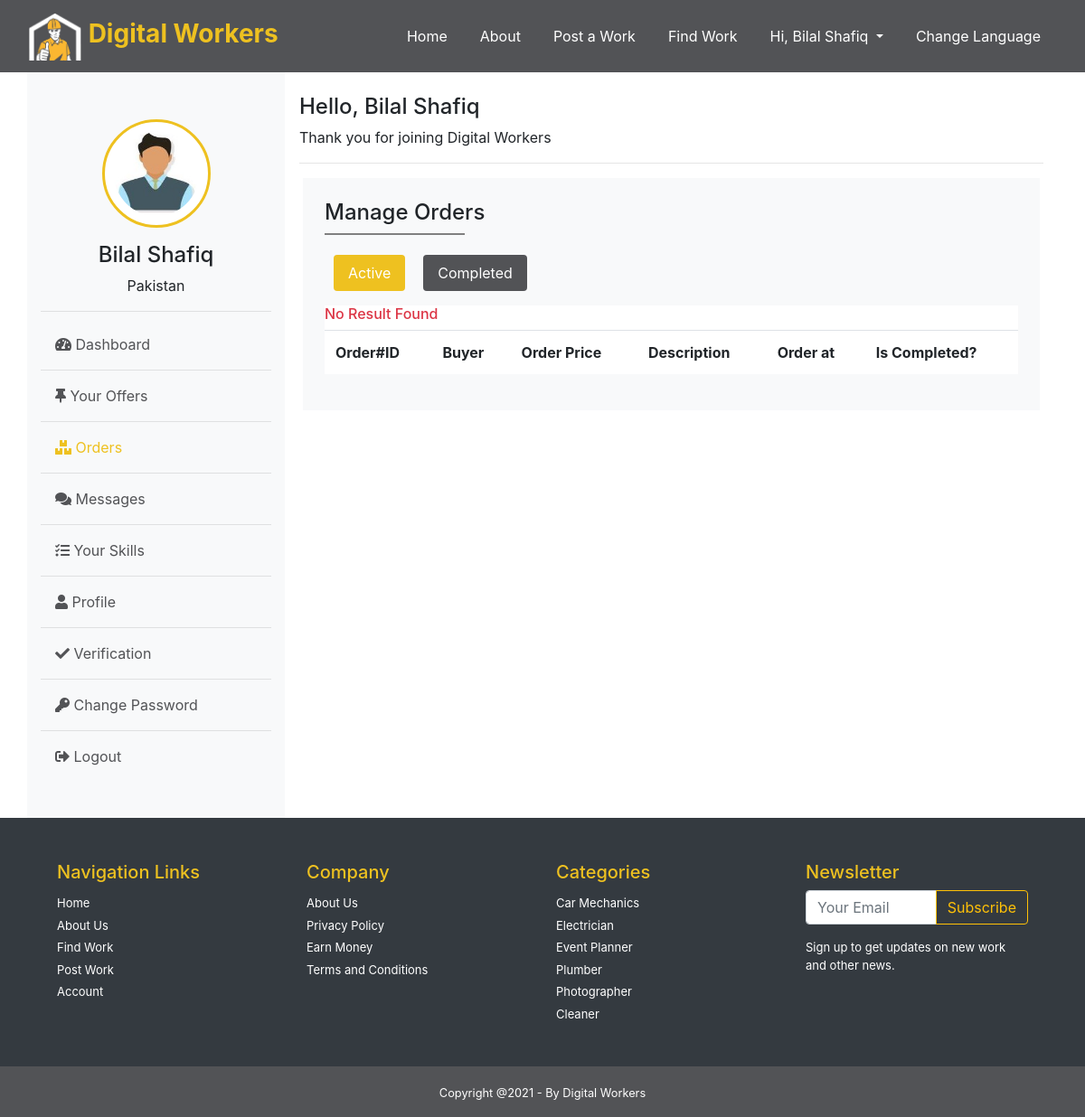
/worker/orders (signed in), run on an earlier commit of the app's database.
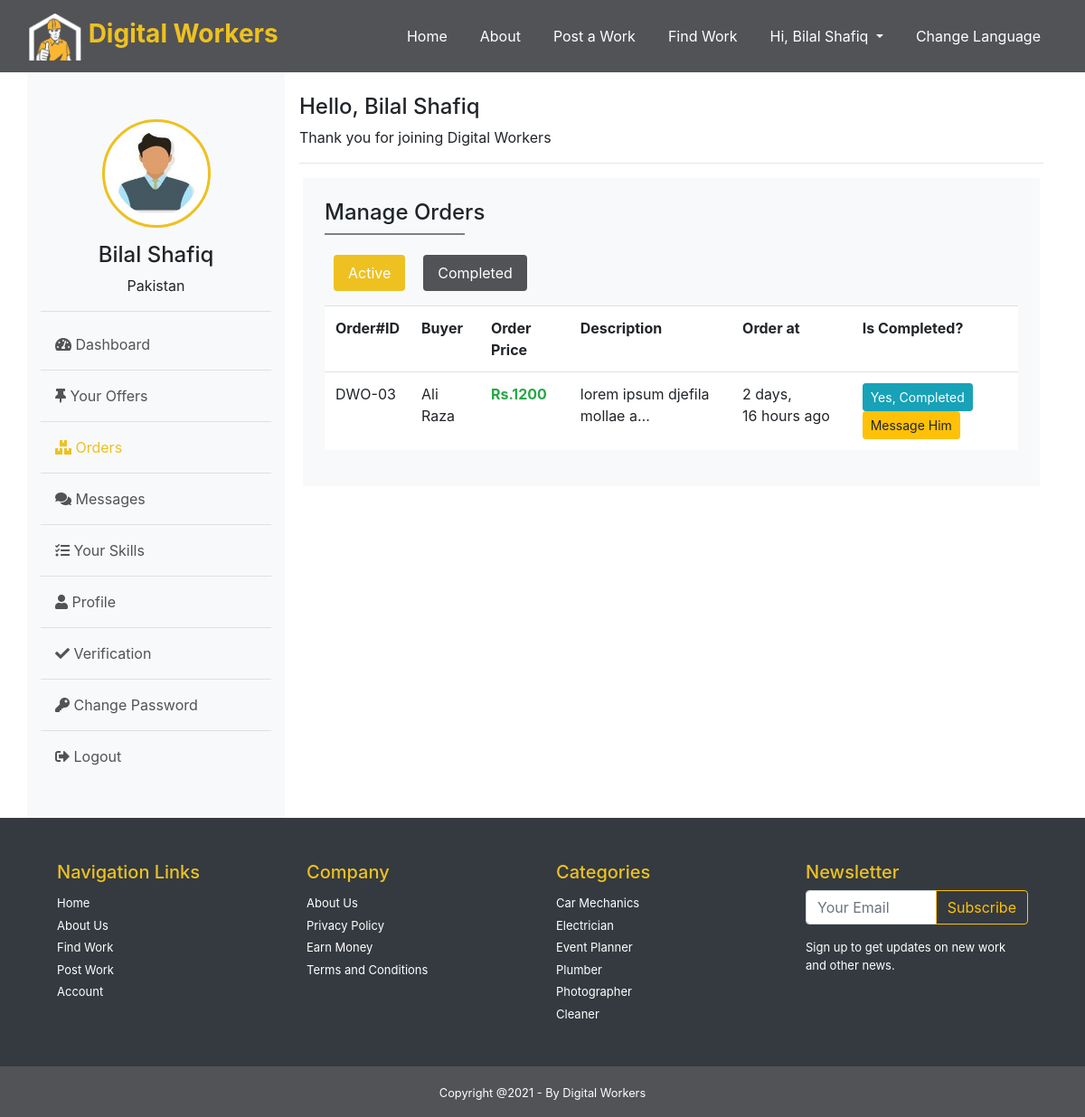
And on a later commit of the database.
### Worker/models.py (models this page shows, shortened)
class Order(models.Model):
    id = models.BigAutoField(primary_key=True)
    offer = models.ForeignKey(Offer, on_delete=models.CASCADE, null=True)
    order_by = models.ForeignKey(settings.AUTH_USER_MODEL, on_delete=models.CASCADE, null=True,related_name='order_by')
    order_to = models.ForeignKey(settings.AUTH_USER_MODEL, on_delete=models.CASCADE, null=True,related_name='order_to')
    ordered_at=models.DateTimeField(auto_now_add=True)
    status=models.CharField(max_length=60, null=True, default='active')

class Offer(models.Model):
    id = models.BigAutoField(primary_key=True)
    budget = models.IntegerField( null=True)
    due_date = models.DateTimeField( null=True)
    description = models.TextField( null=True)
    offer_by = models.ForeignKey(settings.AUTH_USER_MODEL, on_delete=models.CASCADE, null=True)
    work = models.ForeignKey(Work, on_delete=models.CASCADE, null=True)
    offer_at = models.DateTimeField(auto_now_add=True)
    offer_to = models.CharField(max_length=120, null=True)
    is_accepted=models.BooleanField( default=False)

### Home/models.py (models this page shows, shortened)
class User(AbstractBaseUser):
    id = models.BigAutoField(primary_key=True)
    name = models.CharField(max_length=30, blank=True)
    email = models.EmailField(max_length=60, unique=True, blank=False)
    date_joined =models.DateTimeField(auto_now_add=True)
    last_login =models.DateTimeField(auto_now=True,blank=True)
    is_admin = BooleanField(default=False)
    is_active = BooleanField(default=True)
    is_staff = BooleanField(default=False)
    is_superuser = BooleanField(default=False)
    role = models.CharField(max_length=30, default='User', blank=True)
    USERNAME_FIELD = 'email'
    REQUIRED_FIELDS= [ 'name','role']
    objects  = MyUserManager()

### Middlewares/auth_worker.py (the view)
    def middleware(request):
        if not request.user.is_authenticated:
            messages.error(request, 'You need to login as Worker!')
            return redirect('login')
        elif request.user.role != 'worker':
            messages.error(request, 'You need to login as Worker!')
            return redirect('login')
        response = get_response(request)
        return response

### Middlewares/auth_worker.py (called while the page is built)
def auth_middleware(get_response):
    def middleware(request):
        if not request.user.is_authenticated:
            messages.error(request, 'You need to login as Worker!')
            return redirect('login')
        elif request.user.role != 'worker':
            messages.error(request, 'You need to login as Worker!')
            return redirect('login')
        response = get_response(request)
        return response
    return middleware

### Worker/views.py (called while the page is built)
@auth_middleware
def orders(request):
    context={
        "orders_ava":Order.objects.filter(order_to=request.user).filter(status="active").order_by('-ordered_at'),
        "orders_com":Order.objects.filter(order_to=request.user).filter(status="completed").order_by('-ordered_at')
    }
    return render(request,"Worker/orders.html", context)

### templates/Worker/orders.html (shortened to what this page needs)
{% extends 'Worker/layout.html' %}
{% block orders %}active{% endblock orders %}
{% load static %}
{% block body %}
<div class="box m-1 bg-light  p-4" >
    <h4>Manage Orders</h4>
    <hr style="width: 20%; float:left; margin:0;border:1px solid gray;"> <br>
        <ul class="nav nav-pills mb-3" id="pills-tab" role="tablist">
            <li class="nav-item">
            <a class="nav-link active bg-gray" id="pills-home-tab" data-toggle="pill" href="#pills-home" role="tab" aria-controls="pills-home" aria-selected="true">Active</a>
            </li>
            <li class="nav-item">
            <a class="nav-link bg-gray" id="pills-profile-tab" data-toggle="pill" href="#pills-profile" role="tab" aria-controls="pills-profile" aria-selected="false">Completed</a>
            </li>
        </ul>
        <div class="tab-content" id="pills-tabContent">
            <div class="tab-pane fade show active bg-white" id="pills-home" role="tabpanel" aria-labelledby="pills-home-tab">
                <table class="table">
                    <tr>
                        <th>Order#ID</th>
                        <th>Buyer</th>
                        <th>Order Price</th>
                        <th>Description</th>
                        <th>Order at</th>
                        <th>Is Completed? </th>
                    </tr>
                    {% if orders_ava %}
                    {% for order in orders_ava %}
                    <tr>
                        <td>DWO-0{{order.id}}</td>
                        <td>{{order.order_by.name}}</td>
                        <td class="text-success text-bold">Rs.{{order.offer.budget}}</td>
                        <td>{{order.offer.description|truncatechars:30}}</td>
                        <td>{{order.ordered_at|timesince}} ago</td>
                        <form action="{% url 'offers' %}" method="get"> <input type="hidden" name="wid" value="{{work.id}}" >
                        <td><button type="submit"  class="btn btn-sm btn-info">Yes, Completed</button></form><button class="btn btn-sm btn-warning">Message Him</a></td>
                    </tr>
                    {% endfor %}
                    {% else %}
                    <h6 class="text-danger">No Result Found</h6>
                    {% endif %}
                </table>
            </div>
        </div>
</div>
{% endblock body %}

What changed in the data, as far as the page shows it:
added Order: id "3", order_by.name "Ali Raza", offer.budget "1200", offer.description "lorem ipsum djefila mollae a…", ordered_at "2 days, 16 hours"
Also different on the page:
text no longer shown: "No Result Found"
